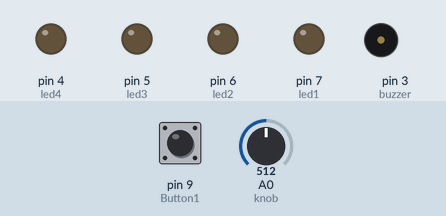
Simulated run of this sketch. Board: Arduino Uno, built with avr-gcc and run on an emulated ATmega328P. On the bench: output pins drawn as LEDs (lit = HIGH), buzzer (waves = sounding). The test bench sets the inputs (shaded band); at power-on: pin 9 (Button1) HIGH, A0 (knob) = 512.

Above: at 1.2 s.
1.3 s: pin 9 (Button1) pulled LOW for 0.15 s
At 1.9 s:
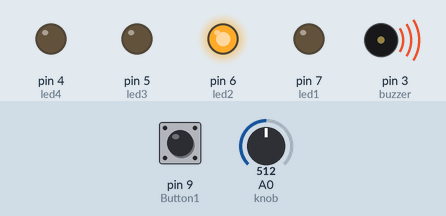
4.3 s: A0 (knob) set to 438
7.3 s: A0 (knob) set to 406
At 8.6 s:
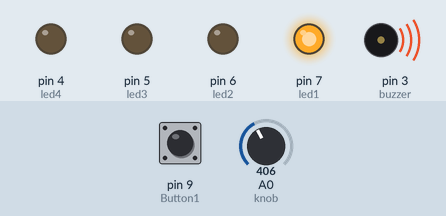
10.3 s: A0 (knob) set to 716
At 10.91 s:
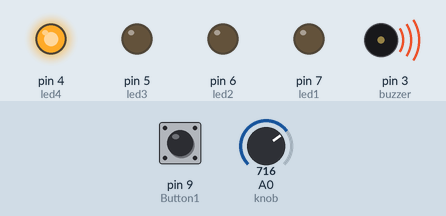
13.3 s: A0 (knob) set to 786
16.3 s: A0 (knob) set to 814
At 16.76 s:
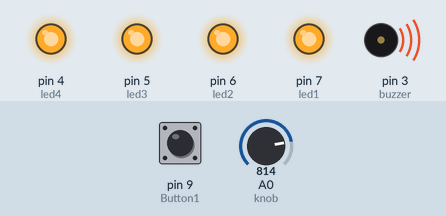
Timing chart, 0 to 20.3 s (numbered marks = the images above; inputs shaded):
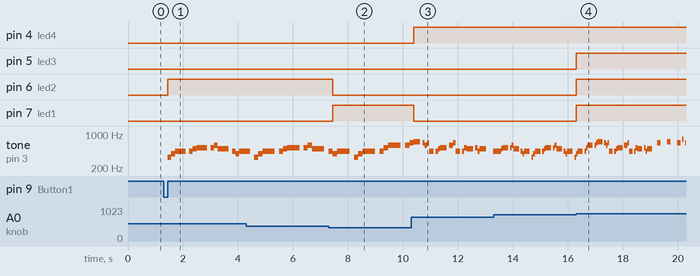

Measured:
- the behaviour switches between 421 and 420 on A0 (knob) (found by bisection; images 1 and 2)
- the behaviour switches between 800 and 801 on A0 (knob) (found by bisection; images 3 and 4)
- after the input at 1.3 s, pin 6 (led2): LOW → HIGH after 0.15 s; tone on pin 3 (buzzer): plays 330 Hz for 0.13 s, 392 Hz for 0.13 s, 440 Hz for 0.39 s, 440 Hz for 0.13 s, 494 Hz for 0.13 s, 523 Hz for 0.39 s … (12 notes in this stretch), starting after 0.15 s
- after the input at 7.3 s, pin 6 (led2): HIGH → LOW after 0.15 s; pin 7 (led1): LOW → HIGH after 0.15 s
- after the input at 10.3 s, pin 4 (led4): LOW → HIGH after 0.10 s; pin 7 (led1): HIGH → LOW after 0.10 s
- after the input at 16.3 s, pin 5 (led3), pin 6 (led2), pin 7 (led1): LOW → HIGH at once

The sketch:

velocidadCancion.ino
```cpp
#include "cancion.h"
#include "leds.h"

#define knob A0
#define Button1 9

void setup() {
  pinMode(knob, INPUT);
  pinMode(Button1, INPUT);
  digitalWrite(Button1, HIGH);
  initLeds();
}

void loop() {
  if(!digitalRead(Button1)){
    while(!digitalRead(Button1)){delay(10);}

    for (int i=0;i<203;i++){
      int value = analogRead(knob);
      swLeds(value);
      songspeed = map(value, 0, 1023, 50, 1);
      int wait = duration[i] * songspeed;
      tone(buzzer,notes[i],wait);          //tone(pin,frequency,duration)
      delay(wait);
    }
  }
}
```

cancion.h
```cpp
#define buzzer 3
double songspeed = 1.5;
#define NOTE_C4  262   //Defining note frequency
#define NOTE_D4  294
#define NOTE_E4  330
#define NOTE_F4  349
#define NOTE_G4  392
#define NOTE_A4  440
#define NOTE_B4  494
#define NOTE_C5  523
#define NOTE_D5  587
#define NOTE_E5  659
#define NOTE_F5  698
#define NOTE_G5  784
#define NOTE_A5  880
#define NOTE_B5  988
//*****************************************
int notes[] = {       //Note of the song, 0 is a rest/pulse
   NOTE_E4, NOTE_G4, NOTE_A4, NOTE_A4, 0,
   NOTE_A4, NOTE_B4, NOTE_C5, NOTE_C5, 0,
   NOTE_C5, NOTE_D5, NOTE_B4, NOTE_B4, 0,
   NOTE_A4, NOTE_G4, NOTE_A4, 0,

   NOTE_E4, NOTE_G4, NOTE_A4, NOTE_A4, 0,
   NOTE_A4, NOTE_B4, NOTE_C5, NOTE_C5, 0,
   NOTE_C5, NOTE_D5, NOTE_B4, NOTE_B4, 0,
   NOTE_A4, NOTE_G4, NOTE_A4, 0,

   NOTE_E4, NOTE_G4, NOTE_A4, NOTE_A4, 0,
   NOTE_A4, NOTE_C5, NOTE_D5, NOTE_D5, 0,
   NOTE_D5, NOTE_E5, NOTE_F5, NOTE_F5, 0,
   NOTE_E5, NOTE_D5, NOTE_E5, NOTE_A4, 0,

   NOTE_A4, NOTE_B4, NOTE_C5, NOTE_C5, 0,
   NOTE_D5, NOTE_E5, NOTE_A4, 0,
   NOTE_A4, NOTE_C5, NOTE_B4, NOTE_B4, 0,
   NOTE_C5, NOTE_A4, NOTE_B4, 0,

   NOTE_A4, NOTE_A4,
   //Repeat of first part
   NOTE_A4, NOTE_B4, NOTE_C5, NOTE_C5, 0,
   NOTE_C5, NOTE_D5, NOTE_B4, NOTE_B4, 0,
   NOTE_A4, NOTE_G4, NOTE_A4, 0,

   NOTE_E4, NOTE_G4, NOTE_A4, NOTE_A4, 0,
   NOTE_A4, NOTE_B4, NOTE_C5, NOTE_C5, 0,
   NOTE_C5, NOTE_D5, NOTE_B4, NOTE_B4, 0,
   NOTE_A4, NOTE_G4, NOTE_A4, 0,

   NOTE_E4, NOTE_G4, NOTE_A4, NOTE_A4, 0,
   NOTE_A4, NOTE_C5, NOTE_D5, NOTE_D5, 0,
   NOTE_D5, NOTE_E5, NOTE_F5, NOTE_F5, 0,
   NOTE_E5, NOTE_D5, NOTE_E5, NOTE_A4, 0,

   NOTE_A4, NOTE_B4, NOTE_C5, NOTE_C5, 0,
   NOTE_D5, NOTE_E5, NOTE_A4, 0,
   NOTE_A4, NOTE_C5, NOTE_B4, NOTE_B4, 0,
   NOTE_C5, NOTE_A4, NOTE_B4, 0,
   //End of Repeat

   NOTE_E5, 0, 0, NOTE_F5, 0, 0,
   NOTE_E5, NOTE_E5, 0, NOTE_G5, 0, NOTE_E5, NOTE_D5, 0, 0,
   NOTE_D5, 0, 0, NOTE_C5, 0, 0,
   NOTE_B4, NOTE_C5, 0, NOTE_B4, 0, NOTE_A4,

   NOTE_E5, 0, 0, NOTE_F5, 0, 0,
   NOTE_E5, NOTE_E5, 0, NOTE_G5, 0, NOTE_E5, NOTE_D5, 0, 0,
   NOTE_D5, 0, 0, NOTE_C5, 0, 0,
   NOTE_B4, NOTE_C5, 0, NOTE_B4, 0, NOTE_A4
};
//*****************************************
int negra = 10;
int corchea = negra/2;
int negrapuntillo = negra*1.5;
int blanca = negra*2;
int duration[] = {         //duration of each note (in ms) Quarter Note is set to negra ms
  corchea, corchea, negra, corchea, corchea,
  corchea, corchea, negra, corchea, corchea,
  corchea, corchea, negra, corchea, corchea,
  corchea, corchea, negrapuntillo, corchea,

  corchea, corchea, negra, corchea, corchea,
  corchea, corchea, negra, corchea, corchea,
  corchea, corchea, negra, corchea, corchea,
  corchea, corchea, negrapuntillo, corchea,

  corchea, corchea, negra, corchea, corchea,
  corchea, corchea, negra, corchea, corchea,
  corchea, corchea, negra, corchea, corchea,
  corchea, corchea, corchea, negra, corchea,

  corchea, corchea, negra, corchea, corchea,
  negra, corchea, negra, corchea,
  corchea, corchea, negra, corchea, corchea,
  corchea, corchea, negrapuntillo, negrapuntillo,

  negra, corchea,
  //Rpeat of First Part
  corchea, corchea, negra, corchea, corchea,
  corchea, corchea, negra, corchea, corchea,
  corchea, corchea, negrapuntillo, corchea,

  corchea, corchea, negra, corchea, corchea,
  corchea, corchea, negra, corchea, corchea,
  corchea, corchea, negra, corchea, corchea,
  corchea, corchea, negrapuntillo, corchea,

  corchea, corchea, negra, corchea, corchea,
  corchea, corchea, negra, corchea, corchea,
  corchea, corchea, negra, corchea, corchea,
  corchea, corchea, corchea, negra, corchea,

  corchea, corchea, negra, corchea, corchea,
  negra, corchea, negra, corchea,
  corchea, corchea, negra, corchea, corchea,
  corchea, corchea, negrapuntillo, negrapuntillo,
  //End of Repeat

  negra, corchea, negrapuntillo, negra, corchea, negrapuntillo,
  corchea, corchea, corchea, corchea, corchea, corchea, corchea, corchea, negrapuntillo,
  negra, corchea, negrapuntillo, negra, corchea, negrapuntillo,
  corchea, corchea, corchea, corchea, corchea, blanca,

  negra, corchea, negrapuntillo, negra, corchea, negrapuntillo,
  corchea, corchea, corchea, corchea, corchea, corchea, corchea, corchea, negrapuntillo,
  negra, corchea, negrapuntillo, negra, corchea, negrapuntillo,
  corchea, corchea, corchea, corchea, corchea, blanca
};
```

leds.h
```cpp
#define led1 7
#define led2 6
#define led3 5
#define led4 4

void initLeds(){
  pinMode(led1, OUTPUT);
  pinMode(led2, OUTPUT);
  pinMode(led3, OUTPUT);
  pinMode(led4, OUTPUT);
}

void allOff(){
  digitalWrite(led1, LOW);
  digitalWrite(led2, LOW);
  digitalWrite(led3, LOW);
  digitalWrite(led4, LOW);
}

void allOn(){
  digitalWrite(led1, HIGH);
  digitalWrite(led2, HIGH);
  digitalWrite(led3, HIGH);
  digitalWrite(led4, HIGH);
}

void blinkAll(){
  digitalWrite(led1, HIGH);
  digitalWrite(led2, HIGH);
  digitalWrite(led3, HIGH);
  digitalWrite(led4, HIGH);
  delay(100);
  digitalWrite(led1, LOW);
  digitalWrite(led2, LOW);
  digitalWrite(led3, LOW);
  digitalWrite(led4, LOW);
  delay(100);
}

void swLeds(int value){
  switch(value){
    case 0 ... 300:
      allOff();
      break;
    case 301 ... 420:
      allOff();
      digitalWrite(led1, HIGH);
      break;
    case 421 ... 560:
      allOff();
      digitalWrite(led2, HIGH);
      break;
    case 561 ... 700:
      allOff();
      digitalWrite(led3, HIGH);
      break;
    case 701 ... 800:
      allOff();
      digitalWrite(led4, HIGH);
      break;
    case 801 ... 1023:
      allOn();
      break;
  }
}
```
